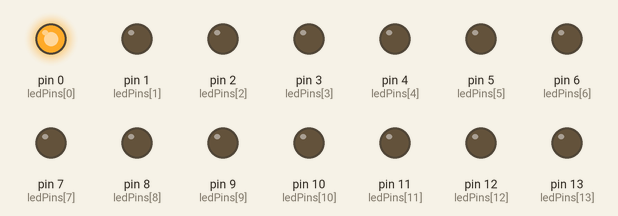
Bench run of a sketch on a simulated Arduino Uno, built with avr-gcc and run on an emulated ATmega328P. On the bench: output pins drawn as LEDs (lit = HIGH).

Above: at 0.05 s.
At 0.55 s:
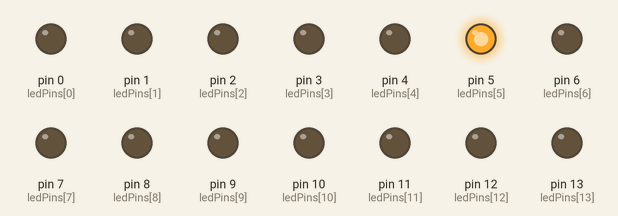
At 1.05 s:
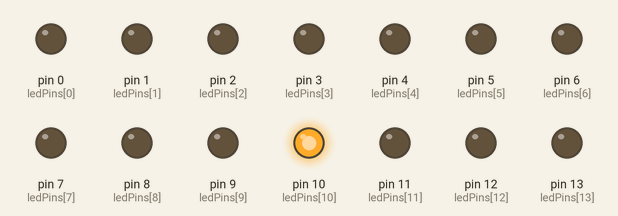
At 2.15 s:
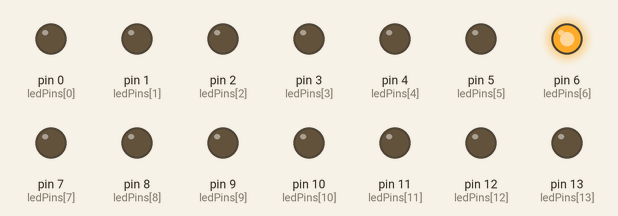
At 4.2 s:
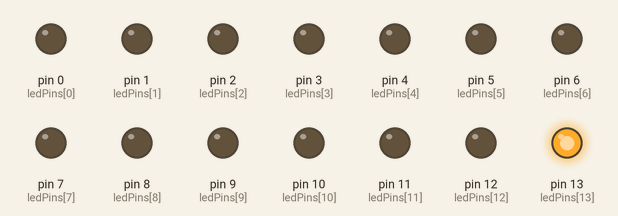
At 6.35 s:
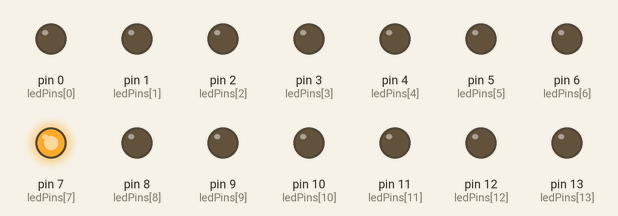
Timing chart, 0 to 6.7 s (numbered marks = the images above):
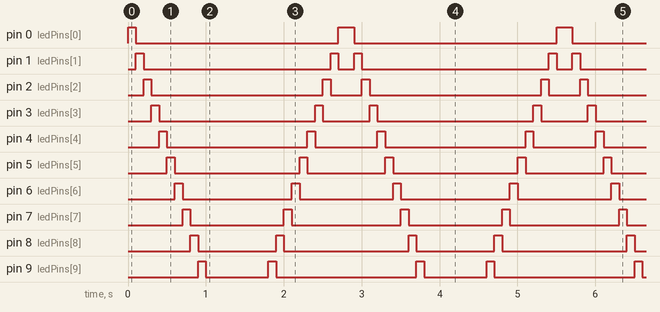

The sketch:

Sketch_02.1_Flowing_LED_Display.ino
```cpp
/*
  Flowing_LED_Display

  modified 2021/7/2
  by http://www.freenove.com
*/

const int ledCount = 14;    // the number of LEDs in the bar graph

// an array of pin numbers to which LEDs are attached
int ledPins[] = { 0, 1, 2, 3, 4, 5, 6, 7, 8, 9, 10, 11, 12, 13 };

void setup() {
  // loop over the pin array and set them all to output:
  for (int i = 0; i < ledCount; i++) {
    pinMode(ledPins[i], OUTPUT);
  }
}

void loop() {
  // the ith LED of LED bar graph will light up in turn
  for (int i = 0; i < ledCount; i++) {
    barGraphDisplay(i);
  }
  for (int i = ledCount-1; i >=0; i--) {
    barGraphDisplay(i);
  }
}

void barGraphDisplay(int ledOn) {
  // make the "ledOn"th LED of LED bar graph on and the others off
  for (int i = 0; i < ledCount; i++) {
    if (i == ledOn)
      digitalWrite(ledPins[i], HIGH);
    else
      digitalWrite(ledPins[i], LOW);
  }
  delay(100);
}
```

Measured:
- by itself, pin 0 (ledPins[0]): repeats every 2.8 s: LOW 2.6 s, HIGH 0.20 s
- by itself, pin 1 (ledPins[1]): repeats every 2.8 s: LOW 2.4 s, HIGH 0.10 s, LOW 0.20 s, HIGH 0.10 s
- by itself, pin 2 (ledPins[2]): repeats every 2.8 s: LOW 2.2 s, HIGH 0.10 s, LOW 0.40 s, HIGH 0.10 s
- by itself, pin 3 (ledPins[3]): repeats every 2.8 s: LOW 2.0 s, HIGH 0.10 s, LOW 0.60 s, HIGH 0.10 s
- by itself, pin 4 (ledPins[4]): repeats every 2.8 s: LOW 1.8 s, HIGH 0.10 s, LOW 0.80 s, HIGH 0.10 s
- by itself, pin 5 (ledPins[5]): repeats every 2.8 s: LOW 1.6 s, HIGH 0.10 s, LOW 1.0 s, HIGH 0.10 s
- by itself, pin 6 (ledPins[6]), pin 7 (ledPins[7]): alternates HIGH for 0.10 s and LOW for 1.3 s
- by itself, pin 8 (ledPins[8]): repeats every 2.8 s: LOW 1.0 s, HIGH 0.10 s, LOW 1.6 s, HIGH 0.10 s
